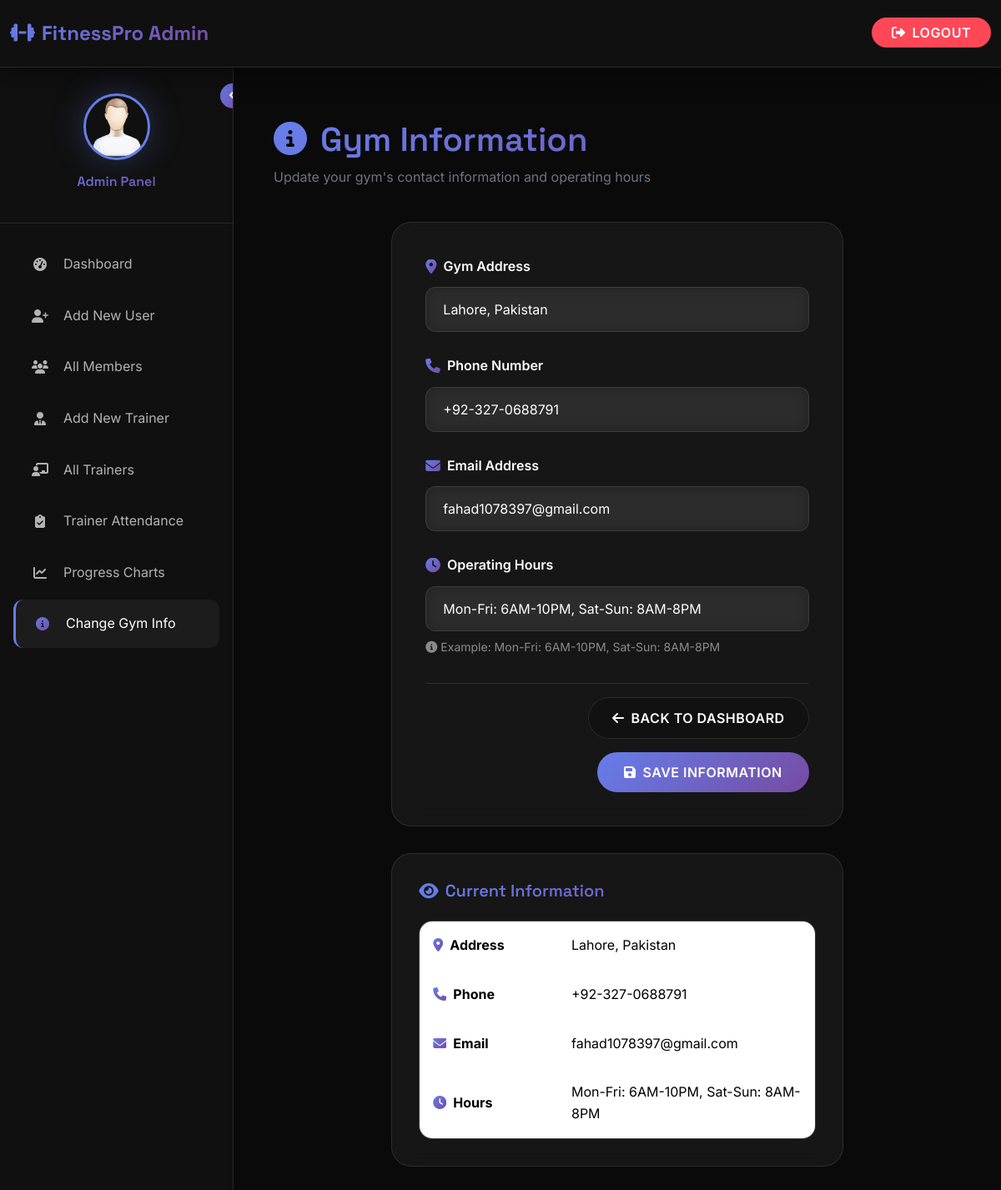
Page /change_gym_info/ (signed in) on the committed database.
### gym_management/gym_app/models.py (models this page shows, shortened)
class GymInfo(models.Model):
    address = models.CharField(max_length=200)
    phone_number = models.CharField(max_length=20)
    email = models.EmailField(max_length=100)
    operating_hours = models.CharField(max_length=100)
    class Meta:
        verbose_name = "Gym Information"
        verbose_name_plural = "Gym Information"

### gym_management/gym_app/views.py (the view)
# urls.py: path('change_gym_info/', views.change_gym_info, name='change_gym_info'),
def change_gym_info(request):
    if 'admin_logged_in' not in request.session:
        return redirect('/admin_login')
    gym_info = GymInfo.objects.first()
    if request.method == "POST":
        if gym_info:
            form = GymInfoForm(request.POST, instance=gym_info)
        else:
            form = GymInfoForm(request.POST)
        if form.is_valid():
            form.save()
            messages.success(request, "Gym information updated successfully!")
            return redirect('/change_gym_info/')
        else:
            messages.error(request, "Please correct the errors below.")
    else:
        if gym_info:
            form = GymInfoForm(instance=gym_info)
        else:
            form = GymInfoForm()
    data = {
        'form': form,
        'gym_info': gym_info,
        'pending_count': Gym_user.get_pending_approvals().count(),
        'trainer_request_count': Gym_user.get_trainer_requests().count()
    }
    return render(request, 'admin/change_gym_info.html', data)

### gym_management/gym_app/views.py
class GymInfoForm(forms.ModelForm):
    class Meta:
        model = GymInfo
        fields = ['address', 'phone_number', 'email', 'operating_hours']
        widgets = {
            'address': forms.TextInput(attrs={
                'class': 'form-control',
                'placeholder': 'Enter gym address'
            }),
            'phone_number': forms.TextInput(attrs={
                'class': 'form-control',
                'placeholder': 'Enter phone number'
            }),
            'email': forms.EmailInput(attrs={
                'class': 'form-control',
                'placeholder': 'Enter email address'
            }),
            'operating_hours': forms.TextInput(attrs={
                'class': 'form-control',
                'placeholder': 'e.g., Mon-Fri: 6AM-10PM, Sat-Sun: 8AM-8PM'
            }),
        }

### gym_management/gym_app/context_processors.py (called while the page is built)
def logged_in_user(request):
    user = None
    trainer = None
    if request.session.get('user_id'):
        try:
            user = Gym_user.objects.get(id=request.session['user_id'])
        except Gym_user.DoesNotExist:
            user = None
    elif request.session.get('trainer_id'):
        try:
            trainer = Trainer.objects.get(id=request.session['trainer_id'])
        except Trainer.DoesNotExist:
            trainer = None
    return {'logged_in_user': user, 'logged_in_trainer': trainer}

def gym_info_context(request):
    gym_info = GymInfo.objects.first()
    return {
        'gym_info': gym_info
    }

### gym_management/gym_app/models.py (called while the page is built)
    @staticmethod
    def get_pending_approvals():
        return Gym_user.objects.filter(is_approved=False)

    @staticmethod
    def get_trainer_requests():
        return Gym_user.objects.filter(trainer_requested=True, assigned_trainer=None)

### gym_management/gym_app/templates/admin/change_gym_info.html (shortened to what this page needs)
{% extends 'base_admin.html' %}
{% load static %}
{% block content %}
<div class="gym-info-container">
    <div class="page-header" data-aos="fade-down">
        <h1 class="gradient-text mb-2">
            <i class="fas fa-info-circle me-3"></i>Gym Information
        </h1>
        <p class="text-secondary mb-0">Update your gym's contact information and operating hours</p>
    </div>
    <div class="row">
        <div class="col-lg-10 col-xl-8 mx-auto">
            <div class="form-card" data-aos="fade-up">
                <form method="post" novalidate>
                    <div class="form-section">
                        <label for="{{ form.address.id_for_label }}" class="form-label">
                            <i class="fas fa-map-marker-alt me-2 gradient-text"></i>
                            <span>Gym Address</span>
                        </label>
                        {{ form.address }}
                    </div>
                    <div class="form-section">
                        <label for="{{ form.phone_number.id_for_label }}" class="form-label">
                            <i class="fas fa-phone me-2 gradient-text"></i>
                            <span>Phone Number</span>
                        </label>
                        {{ form.phone_number }}
                    </div>
                    <div class="form-section">
                        <label for="{{ form.email.id_for_label }}" class="form-label">
                            <i class="fas fa-envelope me-2 gradient-text"></i>
                            <span>Email Address</span>
                        </label>
                        {{ form.email }}
                    </div>
                    <div class="form-section">
                        <label for="{{ form.operating_hours.id_for_label }}" class="form-label">
                            <i class="fas fa-clock me-2 gradient-text"></i>
                            <span>Operating Hours</span>
                        </label>
                        {{ form.operating_hours }}
                        <small class="helper-text">
                            <i class="fas fa-info-circle me-1"></i>Example: Mon-Fri: 6AM-10PM, Sat-Sun: 8AM-8PM
                        </small>
                    </div>
                    <div class="form-actions">
                        <a href="{% url 'admin_portal' %}" class="btn btn-secondary">
                            <i class="fas fa-arrow-left me-2"></i>Back to Dashboard
                        </a>
                        <button type="submit" class="btn btn-primary">
                            <i class="fas fa-save me-2"></i>Save Information
                        </button>
                    </div>
                </form>
            </div>
            {% if gym_info %}
            <div class="info-display-card" data-aos="fade-up" data-aos-delay="100">
                <h5 class="section-title gradient-text">
                    <i class="fas fa-eye me-2"></i>
                    <span>Current Information</span>
                </h5>
                <div class="table-responsive">
                    <table class="table info-table">
                        <tbody>
                            <tr>
                                <td class="fw-bold">
                                    <i class="fas fa-map-marker-alt me-2 gradient-text"></i>Address
                                </td>
                                <td>{{ gym_info.address }}</td>
                            </tr>
                            <tr>
                                <td class="fw-bold">
                                    <i class="fas fa-phone me-2 gradient-text"></i>Phone
                                </td>
                                <td>{{ gym_info.phone_number }}</td>
                            </tr>
                            <tr>
                                <td class="fw-bold">
                                    <i class="fas fa-envelope me-2 gradient-text"></i>Email
                                </td>
                                <td>{{ gym_info.email }}</td>
                            </tr>
                            <tr>
                                <td class="fw-bold">
                                    <i class="fas fa-clock me-2 gradient-text"></i>Hours
                                </td>
                                <td>{{ gym_info.operating_hours }}</td>
                            </tr>
                        </tbody>
                    </table>
                </div>
            </div>
            {% endif %}
        </div>
    </div>
</div>
{% endblock %}

### gym_management/gym_app/templates/base_admin.html (style rules this page uses)
:root { --primary-gradient: linear-gradient(135deg, #667eea 0%, #764ba2 100%); --secondary-gradient: linear-gradient(135deg, #f093fb 0%, #f5576c 100%); --accent-gradient: linear-gradient(135deg, #4facfe 0%, #00f2fe 100%); --dark-gradient: linear-gradient(135deg, #0c0c0c 0%, #1a1a1a 100%); --bg-primary: #0a0a0a; --bg-secondary: #111111; --bg-tertiary: #1a1a1a; --bg-card: rgba(255, 255, 255, 0.05); --bg-sidebar: rgba(17, 17, 17, 0.95); --text-primary: #ffffff; --text-secondary: #b3b3b3; --text-muted: #8b8b8b; --accent-primary: #667eea; --accent-secondary: #764ba2; --accent-danger: #ff4757; --accent-success: #2ed573; --accent-warning: #ffa502; --border-color: rgba(255, 255, 255, 0.1); --border-hover: rgba(255, 255, 255, 0.2); --shadow-sm: 0 2px 8px rgba(0, 0, 0, 0.3); --shadow-md: 0 8px 32px rgba(0, 0, 0, 0.4); --shadow-lg: 0 16px 64px rgba(0, 0, 0, 0.5); --shadow-glow: 0 0 40px rgba(102, 126, 234, 0.3); --blur-sm: blur(8px); --blur-md: blur(16px); --blur-lg: blur(32px); }
* { margin: 0; padding: 0; box-sizing: border-box; }
html { scroll-behavior: smooth; }
body { font-family: 'Inter', -apple-system, BlinkMacSystemFont, 'Segoe UI', sans-serif; background: var(--bg-primary); color: var(--text-primary); line-height: 1.6; overflow-x: hidden; -webkit-font-smoothing: antialiased; -moz-osx-font-smoothing: grayscale; }
h1, h2, h3, h4, h5, h6 { font-family: 'Space Grotesk', sans-serif; font-weight: 600; line-height: 1.2; }
.form-control { background: var(--bg-card); backdrop-filter: var(--blur-sm); border: 1px solid var(--border-color); border-radius: 0.75rem; color: var(--text-primary); padding: 0.875rem 1.25rem; transition: all 0.3s cubic-bezier(0.4, 0, 0.2, 1); }
.form-control::placeholder { color: var(--text-muted); }
.form-label { color: var(--text-secondary); font-weight: 500; margin-bottom: 0.5rem; }
.btn-primary { background: var(--primary-gradient); border: none; padding: 0.75rem 2rem; font-weight: 600; border-radius: 2rem; transition: all 0.3s cubic-bezier(0.4, 0, 0.2, 1); text-transform: uppercase; letter-spacing: 0.5px; color: white; }
.table-responsive { background: var(--bg-card); backdrop-filter: var(--blur-md); border: 1px solid var(--border-color); border-radius: 1rem; overflow: hidden; }
.table { color: var(--text-primary); margin-bottom: 0; }
.table tbody td { border-bottom: 1px solid var(--border-color); padding: 1rem; vertical-align: middle; }
.gradient-text { background: var(--primary-gradient); -webkit-background-clip: text; -webkit-text-fill-color: transparent; background-clip: text; }

### gym_management/gym_app/templates/admin/change_gym_info.html (style rules this page uses)
.gym-info-container { padding: 2rem 1rem; max-width: 1200px; margin: 0 auto; }
.page-header { margin-bottom: 2.5rem; }
.form-card { background: var(--bg-card); backdrop-filter: var(--blur-md); border: 1px solid var(--border-color); border-radius: 1.5rem; padding: 2.5rem; transition: all 0.3s cubic-bezier(0.4, 0, 0.2, 1); margin-bottom: 2rem; }
.info-display-card { background: var(--bg-card); backdrop-filter: var(--blur-md); border: 1px solid var(--border-color); border-radius: 1.5rem; padding: 2rem; transition: all 0.3s cubic-bezier(0.4, 0, 0.2, 1); margin-bottom: 2rem; }
.form-section { margin-bottom: 1.75rem; }
.form-label { font-weight: 600; margin-bottom: 0.75rem; display: flex; align-items: center; color: var(--text-primary); }
.form-label i { font-size: 1.1rem; }
.form-control { padding: 0.875rem 1.25rem; font-size: 1rem; transition: all 0.3s ease; }
.form-actions { display: flex; gap: 1rem; justify-content: flex-end; flex-wrap: wrap; padding-top: 1rem; border-top: 1px solid var(--border-color); margin-top: 2rem; }
.btn-secondary { background: var(--bg-secondary); border: 1px solid var(--border-color); color: var(--text-primary); padding: 0.75rem 1.75rem; font-weight: 600; border-radius: 2rem; transition: all 0.3s cubic-bezier(0.4, 0, 0.2, 1); text-transform: uppercase; letter-spacing: 0.5px; }
.info-table { margin-bottom: 0; }
.info-table tbody tr { border-bottom: 1px solid var(--border-color); }
.info-table tbody tr:last-child { border-bottom: none; }
.info-table td { padding: 1.25rem 1rem; vertical-align: middle; }
.info-table td:first-child { width: 35%; white-space: nowrap; }
.section-title { font-size: 1.25rem; font-weight: 600; margin-bottom: 1.5rem; display: flex; align-items: center; }
.section-title i { font-size: 1.3rem; }
.helper-text { font-size: 0.875rem; color: var(--text-muted); margin-top: 0.5rem; display: block; }

### rows in the picture
GymInfo: address "Lahore, Pakistan", phone_number "+92-327-0688791", email "fahad1078397@gmail.com", operating_hours "Mon-Fri: 6AM-10PM, Sat-Sun: 8AM-8PM"
